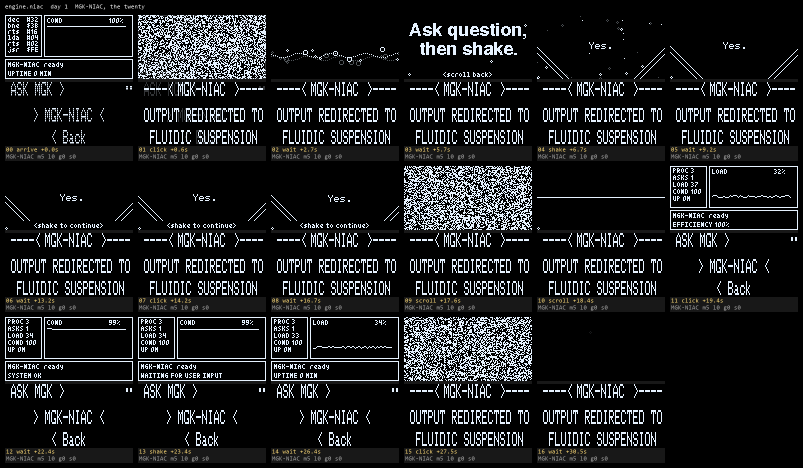
#> input picture docs/desk/take-stock/engine.niac.png, 1606 x 936 px (shown at 1/2 size); its folder holds 4 pictures in this run
$ python take-stock-families.py
#> lines starting #> are read from the running program, lines starting #| are printed output that depends on the picture
#> in main, `S = Image.new('RGB', (width, PAD + len(FAMILIES) * rowh), (0, 0, 0))`: S: PIL image 1074x2586 RGB; every value is 0
"""TAKE STOCK, the families on one sheet: one frame per drop, cut from the contact sheets of
tools/take-stock.py, laid out a family to a row with the lead first. The sort is docs/TAKE-STOCK-20260918.md.

  python tools/take-stock-families.py        -> docs/desk/take-stock/FAMILIES.png
"""
import pathlib
from PIL import Image, ImageDraw, ImageFont

ROOT = pathlib.Path(__file__).resolve().parents[1]
DIR = ROOT / "docs" / "desk" / "take-stock"
CW, CH, PAD, COLS, TOP = 256, 292, 10, 6, 30          # the contact sheet's own geometry
KEEP = CH - 30                                          # the two glasses, without the driver's caption

# family, then (drop id, frame on its sheet, day, name); the lead is first
FAMILIES = [
    ("1  THE ASK", [("engine.niac", 5, 1, "MGK-NIAC"), ("engine.v2", 5, 13, "MGK-v2.0")]),
    ("2  THE MACHINE ITSELF", [("twin.boot", 3, 2, "Starting"), ("twin.monitor", 0, 3, "The monitor at rest")]),
    ("3  SETTINGS", [("twin.app.user.name", 7, 4, "User, your name"), ("twin.app.polarity", 7, 5, "Polarity"), ("twin.app.clarity", 7, 6, "Clarity")]),
    ("4  DRAWS", [("twin.app.probabilities", 13, 7, "Probabilities"), ("twin.app.detectors", 8, 9, "Detectors"), ("twin.app.bs", 7, 10, "The Bullshit Detector"), ("twin.app.advice.panel", 11, 23, "The Career Chooser")]),
    ("5  READERS", [("twin.app.messages", 12, 8, "Messages, the inbox"), ("twin.app.tap", 7, 26, "Phone Tap")]),
    ("6  GAMES AND TOYS", [("twin.game.tictactoe", 7, 11, "Tic-Tac-Toe"), ("twin.game.snowglobe", 3, 12, "Snow Globe"), ("twin.app.radio", 2, 25, "Radio")]),
    ("7  SESSIONS", [("twin.app.eliza", 2, 14, "ELIZ"), ("twin.app.brain", 7, 15, "Brain Training"), ("twin.app.ink", 8, 16, "Inkblots")]),
    ("8  THE CASINO", [("twin.game.blackjack", 7, 18, "Blackjack"), ("twin.game.roulette", 6, 19, "Roulette"), ("twin.game.craps", 3, 20, "Craps"), ("twin.game.slots", 3, 21, "Slots")]),
]

def cell(rid, n):
#> called with rid = 'engine.niac', n = 5
    s = Image.open(DIR / f"{rid}.png"); x = PAD + (n % COLS) * (CW + PAD); y = TOP + (n // COLS) * (CH + PAD)
#> in cell, s is the input picture: PIL image 1606x936 RGB; mean R, G, B 28.7, 30, 31.2
    return s.crop((x, y, x + CW, y + KEEP))
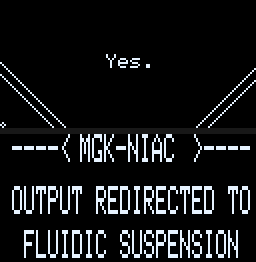
#> returned value: PIL image 256x262 RGB; mean R, G, B 21.7, 22.8, 24

def main():
    try: big, small = ImageFont.truetype("arialbd.ttf", 20), ImageFont.truetype("arial.ttf", 15)
    except Exception: big = small = ImageFont.load_default()
    rowh = 34 + KEEP + 26; width = PAD + 4 * (CW + PAD)
    S = Image.new("RGB", (width, PAD + len(FAMILIES) * rowh), (0, 0, 0)); d = ImageDraw.Draw(S)
    for i, (fam, members) in enumerate(FAMILIES):
        y = PAD + i * rowh; d.text((PAD, y + 4), fam, fill=(255, 220, 120), font=big)
        for k, (rid, n, day, name) in enumerate(members):
            x = PAD + k * (CW + PAD); S.paste(cell(rid, n), (x, y + 34))
#> after `S.paste(cell(rid, n), (x, y + 34))`:
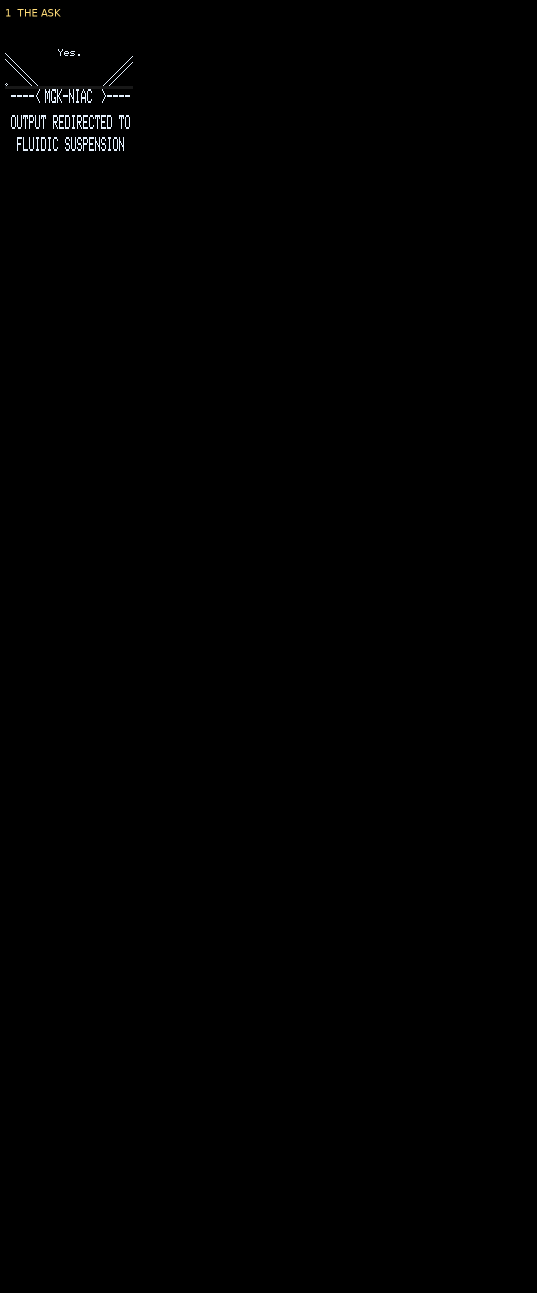
#> S: PIL image 1074x2586 RGB (shown at 1/2 size); mean R, G, B 0.6, 0.6, 0.6
            d.text((x + 2, y + 34 + KEEP + 3), f"day {day}  {name}" + ("   (the lead)" if k == 0 else ""), fill=(255, 255, 255) if k == 0 else (170, 170, 170), font=small)
    S.save(DIR / "FAMILIES.png"); print(S.size)

if __name__ == "__main__":
#> (the run stopped early here; a loop or call above may not have finished)
